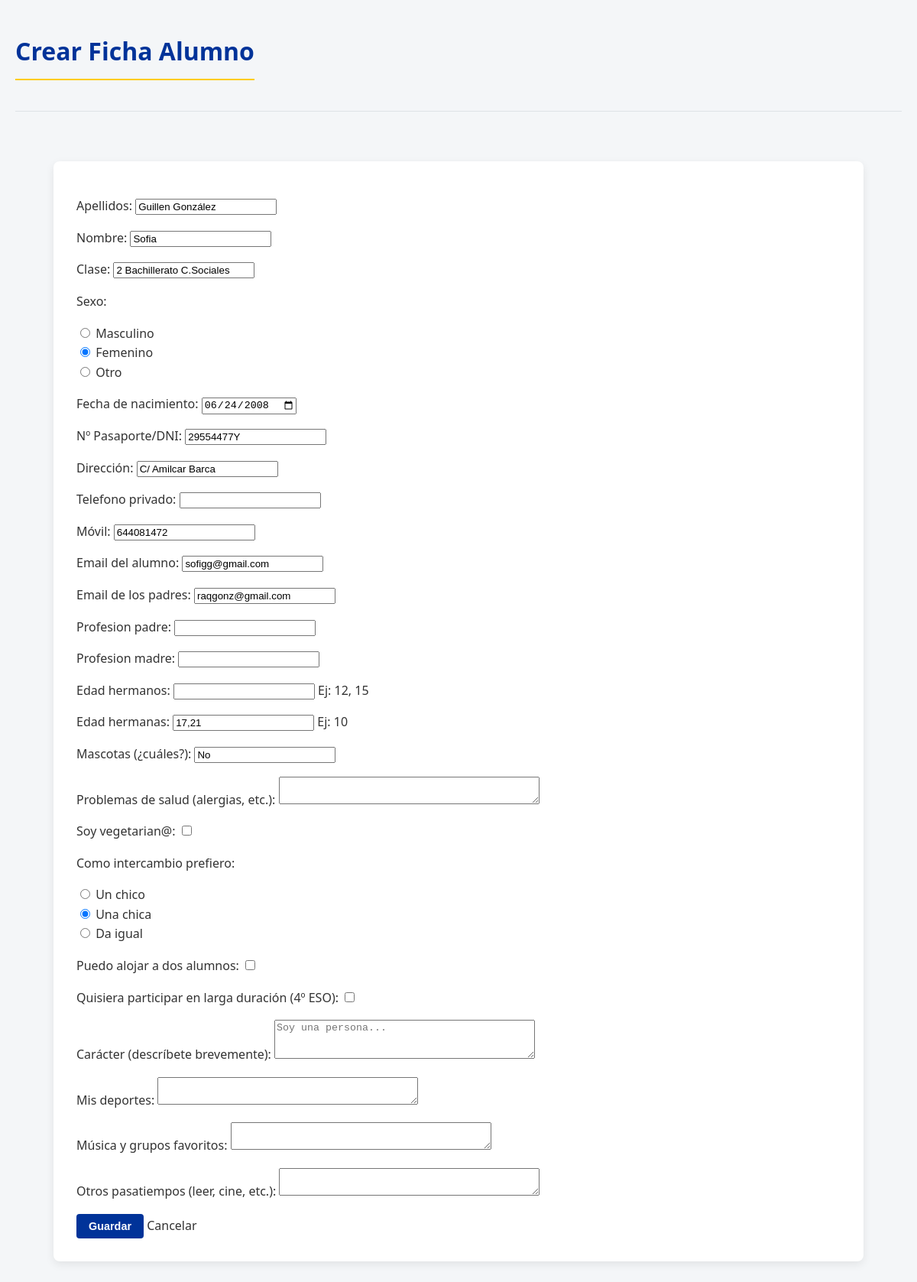
Page /ficha/2/editar/ on the committed database.
### ErasmusApp/models.py (models this page shows, shortened)
class Persona(models.Model):
    apellidos = models.CharField(max_length=100, verbose_name="Apellidos")
    nombre = models.CharField(max_length=100, verbose_name="Nombre")
    clase = models.CharField(max_length=50, verbose_name="Clase")
    sexo = models.CharField(
            max_length=1,
            choices=Sexo.choices,
            default=Sexo.MASCULINO,
            verbose_name="Sexo"
        )
    fecha_nacimiento = models.DateField(verbose_name="Fecha de nacimiento")
    numero_pasaporte = models.CharField(max_length=50, verbose_name="Nº Pasaporte/DNI")
    direccion = models.CharField(max_length=200, verbose_name="Dirección")
    telefono_privado = models.CharField(max_length=20, blank=True, null=True)
    movil = models.CharField(max_length=20, verbose_name="Móvil")
    email_alumno = models.EmailField(verbose_name="Email del alumno")
    email_padres = models.EmailField(verbose_name="Email de los padres")
    profesion_padre = models.CharField(max_length=100, blank=True, null=True)
    profesion_madre = models.CharField(max_length=100, blank=True, null=True)
    edad_hermanos = models.CharField(max_length=50, blank=True, null=True, help_text="Ej: 12, 15")
    edad_hermanas = models.CharField(max_length=50, blank=True, null=True, help_text="Ej: 10")
    mascotas = models.CharField(max_length=200, blank=True, null=True, verbose_name="Mascotas (¿cuáles?)")
    problemas_salud = models.TextField(blank=True, null=True, verbose_name="Problemas de salud (alergias, etc.)")
    es_vegetariano = models.BooleanField(default=False, verbose_name="Soy vegetarian@")
    class PreferenciaGenero(models.TextChoices):
        CHICO = 'CHICO', 'Un chico'
        CHICA = 'CHICA', 'Una chica'
        DA_IGUAL = 'DA_IGUAL', 'Da igual'
    preferencia_intercambio = models.CharField(max_length=10,choices=PreferenciaGenero.choices,default=PreferenciaGenero.DA_IGUAL,verbose_name="Como intercambio prefiero"
    )
    puedo_alojar_dos = models.BooleanField(default=False, verbose_name="Puedo alojar a dos alumnos")
    interes_larga_duracion = models.BooleanField(default=False, verbose_name="Quisiera participar en larga duración (4º ESO)")
    caracter = models.TextField(blank=True, verbose_name="Carácter (descríbete brevemente)")
    deportes = models.TextField(blank=True, verbose_name="Mis deportes")
    musica = models.TextField(blank=True, verbose_name="Música y grupos favoritos")
    otros_hobbies = models.TextField(blank=True, verbose_name="Otros pasatiempos (leer, cine, etc.)")

### ErasmusApp/views.py (the view)
# urls.py: path('ficha/<int:pk>/editar/', views.ficha_editar, name='ficha_editar'),
def ficha_editar(request, pk):
    persona=get_object_or_404(Persona,pk=pk)
    if request.method=='POST':
        form=PersonaForm(request.POST,instance=persona)
        if form.is_valid():
            form.save()
            return redirect('ficha_lista')
    else:
        form=PersonaForm(instance=persona)
    return render(request,'ErasmusApp/ficha_form.html',{'form':form,'persona':persona})

### ErasmusApp/forms.py
class PersonaForm(forms.ModelForm):
    class Meta:
        model = Persona
        fields = '__all__'  # Usamos todos los campos del modelo
        widgets = {
            'fecha_nacimiento': forms.DateInput(attrs={'type': 'date', 'class': 'form-control'}),
            'sexo': forms.RadioSelect(),
            'preferencia_intercambio': forms.RadioSelect(),
            'caracter': forms.Textarea(attrs={'rows': 3, 'placeholder': 'Soy una persona...'}),
            'deportes': forms.Textarea(attrs={'rows': 2}),
            'musica': forms.Textarea(attrs={'rows': 2}),
            'otros_hobbies': forms.Textarea(attrs={'rows': 2}),
            'problemas_salud': forms.Textarea(attrs={'rows': 2}),
        }

### ErasmusApp/templates/ErasmusApp/ficha_form.html (shortened to what this page needs)
{% extends 'ErasmusApp/base.html'%}
{% block title %}<h1>Crear Ficha Alumno</h1>{% endblock %}
{% block content %}
<form method="post">
    {{ form.as_p }}
    <button type="submit">Guardar</button>
    <a href="{% url 'ficha_lista' %}">Cancelar</a>
</form>
{% endblock %}

### ErasmusApp/static/ErasmusApp/style.css (style rules this page uses)
:root { --primary-color: #003399; --primary-light: #e6f0ff; --accent-color: #ffcc00; --text-color: #333333; --text-light: #666666; --bg-color: #f4f6f8; --white: #ffffff; --success-color: #28a745; --danger-color: #dc3545; --warning-color: #ffc107; --shadow: 0 4px 12px rgba(0, 0, 0, 0.08); --radius: 8px; }
body { font-family: 'Segoe UI', Roboto, Helvetica, Arial, sans-serif; background-color: var(--bg-color); color: var(--text-color); margin: 0; padding: 20px; line-height: 1.6; }
h1, h2 { color: var(--primary-color); margin-bottom: 20px; font-weight: 600; }
h1 { text-align: center; border-bottom: 2px solid var(--accent-color); padding-bottom: 10px; display: inline-block; }
a { text-decoration: none; color: inherit; transition: 0.3s; }
body > hr + br + table, body > form, .form-container, .alert-danger { max-width: 1000px; margin: 20px auto; background: var(--white); padding: 30px; border-radius: var(--radius); box-shadow: var(--shadow); }
button, .btn { padding: 8px 16px; border: none; border-radius: 4px; cursor: pointer; font-weight: 600; font-size: 0.9rem; transition: all 0.2s ease; display: inline-flex; align-items: center; gap: 5px; text-decoration: none; }
button { background-color: var(--primary-color); color: var(--white); }

### rows in the picture
Persona: apellidos "Guillen González", nombre "Sofia", clase "2 Bachillerato C.Sociales", sexo "☐ Masculino ☑ Femenino ☐ Otro", fecha_nacimiento "06/24/2008", numero_pasaporte "29554477Y", direccion "C/ Amilcar Barca", movil "644081472", email_alumno "sofigg@gmail.com", email_padres "raqgonz@gmail.com", edad_hermanas "17,21", mascotas "No", preferencia_intercambio "☐ Un chico ☑ Una chica ☐ Da igual"
